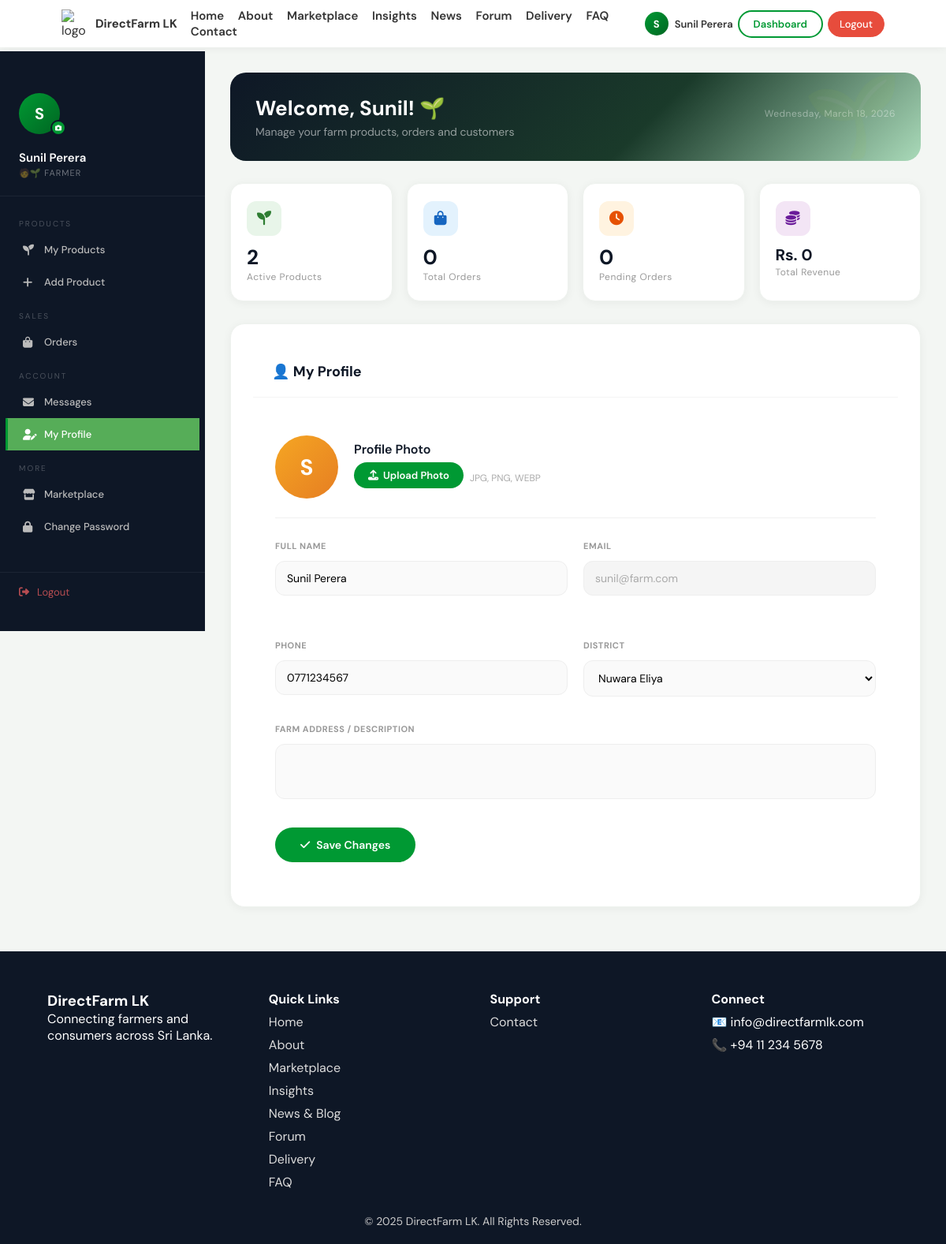
The app's page /farmer/dashboard.php?tab=profile (signed in) with its own data.
### tables this page shows
CREATE TABLE users (
    id INT AUTO_INCREMENT PRIMARY KEY,
    name VARCHAR(100) NOT NULL,
    email VARCHAR(100) UNIQUE NOT NULL,
    password VARCHAR(255) NOT NULL,
    role ENUM('farmer', 'consumer', 'admin') NOT NULL DEFAULT 'consumer',
    phone VARCHAR(20),
    district VARCHAR(50),
    address TEXT,
    profile_pic VARCHAR(255),
    is_verified TINYINT(1) DEFAULT 0,
    created_at TIMESTAMP DEFAULT CURRENT_TIMESTAMP
);

### farmer/dashboard.php (the view, shortened to what the rows shown need)
<?php
$db  = getDB();
$uid = $_SESSION['user_id'];
$user         = $db->query("SELECT * FROM users WHERE id=$uid")->fetch_assoc();
$products     = $db->query("SELECT p.*,COALESCE(AVG(r.rating),0) as avg_rating FROM products p LEFT JOIN reviews r ON r.product_id=p.id WHERE p.farmer_id=$uid GROUP BY p.id ORDER BY p.created_at DESC");
$db->query("UPDATE messages SET is_read=1 WHERE receiver_id=$uid");
$productCount = $db->query("SELECT COUNT(*) as c FROM products WHERE farmer_id=$uid AND is_available=1")->fetch_assoc()['c'];
$tab = $_GET['tab'] ?? 'products';
$editProduct = null;
?>
<!DOCTYPE html>
<html lang="en">
<head>
    <link rel="stylesheet" href="../style.css?v=5"/>
    <link rel="stylesheet" href="https://cdnjs.cloudflare.com/ajax/libs/font-awesome/6.5.0/css/all.min.css">
</head>
<body>
<?php include '../includes/navbar.php'; ?>
<div class="dash-layout">
    <div class="dash-main">
        <div class="dash-topbar">
            <div>
                <h2>Welcome, <?= htmlspecialchars(explode(' ',$_SESSION['user_name'])[0]) ?>! 🌱</h2>
            </div>
        </div>
        <?php if ($tab === 'products'): ?>
        <?php if ($editProduct): ?>
        <div class="panel panel-edit" style="margin-bottom:24px;">
            <div class="panel-head">
                <h3><i class="fa-solid fa-pen-to-square" style="font-size:14px;margin-right:6px;"></i> Edit: <?= htmlspecialchars($editProduct['name']) ?></h3>
                <a href="dashboard.php?tab=products" style="color:rgba(255,255,255,0.6);font-size:13px;text-decoration:none;">✕ Cancel</a>
            </div>
            <div class="form-wrap">
                <form method="POST" enctype="multipart/form-data">
                    <input type="hidden" name="action" value="update_product">
                    <input type="hidden" name="product_id" value="<?= $editProduct['id'] ?>">
                    <div class="form-grid2">
                        <div class="fg"><label>Product Name</label><input type="text" name="name" value="<?= htmlspecialchars($editProduct['name']) ?>" required></div>
                        <div class="fg"><label>Price (Rs.)</label><input type="number" name="price" value="<?= $editProduct['price'] ?>" step="0.01" required></div>
                        <div class="fg"><label>Stock (<?= $editProduct['unit'] ?>)</label><input type="number" name="stock" value="<?= $editProduct['stock'] ?>" step="0.1" required></div>
                        <div class="fg"><label>Visibility</label>
                            <div class="toggle-wrap">
                                <input type="checkbox" name="is_available" id="avail" <?= $editProduct['is_available']?'checked':'' ?>>
                                <label for="avail">Show in Marketplace</label>
                            </div>
                        </div>
                    </div>
                    <div class="fg"><label>Description</label><textarea name="description" rows="3"><?= htmlspecialchars($editProduct['description']) ?></textarea></div>
                    <div class="fg" style="margin-top:4px;">
                        <label>Product Image</label>
                        <div style="display:flex;align-items:center;gap:16px;margin-top:6px;">
                            <?php if (!empty($editProduct['image']) && file_exists('../'.$editProduct['image'])): ?>
                            <img src="../<?= htmlspecialchars($editProduct['image']) ?>" style="width:72px;height:72px;object-fit:cover;border-radius:10px;border:1.5px solid #eee;" id="editImgPreview">
                            <?php else: ?>
                            <div style="width:72px;height:72px;border-radius:10px;background:#f5f5f5;display:flex;align-items:center;justify-content:center;color:#ccc;font-size:24px;" id="editImgPreview">🖼</div>
                            <?php endif; ?>
                            <div>
                                <label style="background:var(--green);color:white;padding:9px 20px;border-radius:50px;font-size:13px;font-weight:600;cursor:pointer;display:inline-flex;align-items:center;gap:7px;text-transform:none;">
                                    <i class="fa-solid fa-upload"></i> Change Photo
                                    <input type="file" name="image" accept="image/*" style="display:none;"
                                        onchange="const r=new FileReader();r.onload=e=>{const p=document.getElementById('editImgPreview');p.outerHTML='<img src=''+e.target.result+'' style='width:72px;height:72px;object-fit:cover;border-radius:10px;border:1.5px solid #eee;' id='editImgPreview'>';};r.readAsDataURL(this.files[0])">
                                </label>
                                <div style="font-size:11px;color:#aaa;margin-top:5px;">JPG, PNG, WEBP — Leave blank to keep current</div>
                            </div>
                        </div>
                    </div>
                    <div style="display:flex;gap:12px;margin-top:18px;">
                        <button type="submit" class="btn-primary"><i class="fa-solid fa-check"></i> Save Changes</button>
                        <a href="dashboard.php?tab=products" style="background:#f0f0f0;color:#555;padding:13px 24px;border-radius:50px;text-decoration:none;font-size:14px;font-weight:600;">Cancel</a>
                    </div>
                </form>
            </div>
        </div>
        <?php endif; ?>
        <div class="panel">
            <div class="panel-head">
                <h3>📦 My Products</h3>
                <a href="dashboard.php?tab=add" style="background:var(--green);color:white;padding:8px 18px;border-radius:50px;text-decoration:none;font-size:13px;font-weight:600;display:inline-flex;align-items:center;gap:6px;"><i class="fa-solid fa-plus" style="font-size:11px;"></i> Add New</a>
            </div>
            <?php if ($productCount == 0): ?>
            <div class="empty-panel"><span class="e-icon">🌱</span><p>You haven't added any products yet.</p><a href="dashboard.php?tab=add">Add First Product</a></div>
            <?php else: ?>
            <table class="dash-table">
                <thead><tr><th>Image</th><th>Product</th><th>Category</th><th>Price</th><th>Stock</th><th>Rating</th><th>Status</th><th>Actions</th></tr></thead>
                <tbody>
                    <?php $products->data_seek(0); while ($p=$products->fetch_assoc()): ?>
                    <tr>
                        <td><img src="../<?= htmlspecialchars($p['image']??'placeholder.jpg') ?>" class="prod-thumb" alt=""></td>
                        <td><strong style="color:var(--dark);font-size:14px;"><?= htmlspecialchars($p['name']) ?></strong><br><small style="color:#bbb;"><?= htmlspecialchars($p['district']) ?></small></td>
                        <td><span style="background:#f0f7f0;color:var(--green);padding:3px 10px;border-radius:50px;font-size:11px;font-weight:700;"><?= ucfirst($p['category']) ?></span></td>
                        <td><strong>Rs. <?= number_format($p['price'],2) ?></strong><br><small style="color:#bbb;">/ <?= $p['unit'] ?></small></td>
                        <td><?= $p['stock'] ?> <small style="color:#bbb;"><?= $p['unit'] ?></small></td>
                        <td><?= $p['avg_rating']>0 ? '<span style="color:#f39c12;">⭐</span> '.number_format($p['avg_rating'],1) : '<span style="color:#ddd;">—</span>' ?></td>
                        <td><span class="badge badge-<?= $p['is_available']?'active':'hidden' ?>"><?= $p['is_available']?'Active':'Hidden' ?></span></td>
                        <td>
                            <div style="display:flex;gap:6px;flex-wrap:wrap;">
                                <a href="dashboard.php?tab=products&edit=<?= $p['id'] ?>" class="btn-sm btn-edit"><i class="fa-solid fa-pen" style="font-size:10px;"></i> Edit</a>
                                <form method="POST" onsubmit="return confirm('Delete this product?')" style="display:inline;">
                                    <input type="hidden" name="action" value="delete_product">
                                    <input type="hidden" name="product_id" value="<?= $p['id'] ?>">
                                    <button type="submit" class="btn-sm btn-delete"><i class="fa-solid fa-trash" style="font-size:10px;"></i> Delete</button>
                                </form>
                            </div>
                        </td>
                    </tr>
                    <?php endwhile; ?>
                </tbody>
            </table>
            <?php endif; ?>
        </div>
        <?php elseif ($tab === 'profile'): ?>
        <div class="panel">
            <div class="panel-head"><h3>👤 My Profile</h3></div>
            <div class="form-wrap">
                <div style="display:flex;align-items:center;gap:20px;margin-bottom:28px;padding-bottom:24px;border-bottom:1px solid #f0f0f0;">
                    <div style="position:relative;">
                        <?php if (!empty($user['profile_pic']) && file_exists("../".$user['profile_pic'])): ?>
                            <img src="../<?= htmlspecialchars($user['profile_pic']) ?>?t=<?= time() ?>" style="width:80px;height:80px;border-radius:50%;object-fit:cover;border:3px solid #e8f5e9;" alt="Profile">
                        <?php else: ?>
                            <div style="width:80px;height:80px;border-radius:50%;background:linear-gradient(135deg,#f5a623,#e67e22);display:flex;align-items:center;justify-content:center;font-size:28px;font-weight:700;color:white;"><?= strtoupper(substr($user['name'],0,1)) ?></div>
                        <?php endif; ?>
                    </div>
                    <div>
                        <div style="font-weight:600;color:var(--dark);margin-bottom:6px;">Profile Photo</div>
                        <form method="POST" enctype="multipart/form-data" style="display:flex;gap:8px;align-items:center;">
                            <label style="background:var(--green);color:white;padding:8px 18px;border-radius:50px;font-size:13px;font-weight:600;cursor:pointer;">
                                <i class="fa-solid fa-upload" style="margin-right:6px;"></i>Upload Photo
                            </label>
                            <span style="font-size:12px;color:#aaa;">JPG, PNG, WEBP</span>
                        </form>
                    </div>
                </div>
                <form method="POST">
                    <div class="form-grid2">
                        <div class="fg"><label>Full Name</label><input type="text" name="name" value="<?= htmlspecialchars($user['name']) ?>" required></div>
                        <div class="fg"><label>Email</label><input type="email" value="<?= htmlspecialchars($user['email']) ?>" readonly></div>
                        <div class="fg"><label>Phone</label><input type="tel" name="phone" value="<?= htmlspecialchars($user['phone']??'') ?>"></div>
                        <div class="fg"><label>District</label>
                            <select name="district">
                                <?php foreach (['Colombo','Gampaha','Kalutara','Kandy','Matale','Nuwara Eliya','Galle','Matara','Hambantota','Jaffna','Trincomalee','Batticaloa','Kurunegala','Puttalam','Anuradhapura','Polonnaruwa','Badulla','Monaragala','Ratnapura','Kegalle'] as $d): ?>
                                <option value="<?= $d ?>" <?= $user['district']===$d?'selected':'' ?>><?= $d ?></option>
                                <?php endforeach; ?>
                            </select>
                        </div>
                    </div>
                    <div class="fg"><label>Farm Address / Description</label><textarea name="address" rows="3"><?= htmlspecialchars($user['address']??'') ?></textarea></div>
                    <button type="submit" class="btn-primary"><i class="fa-solid fa-check"></i> Save Changes</button>
                </form>
            </div>
        </div>
        <?php endif; ?>
    </div>
</div>
</body>
</html>

### records on screen
users: name "S", name "Sunil Perera", email "sunil@farm.com", phone "0771234567", district "Nuwara Eliya"

### other values on screen
substr($_SESSION['user_name'],0,1) "S"
$_SESSION['user_name'] "Sunil Perera"
explode(' ',$_SESSION['user_name'])[0] "Sunil"
$productCount "2"
$totalOrders "0"
$pendingOrders "0"
$totalRevenue "0"
